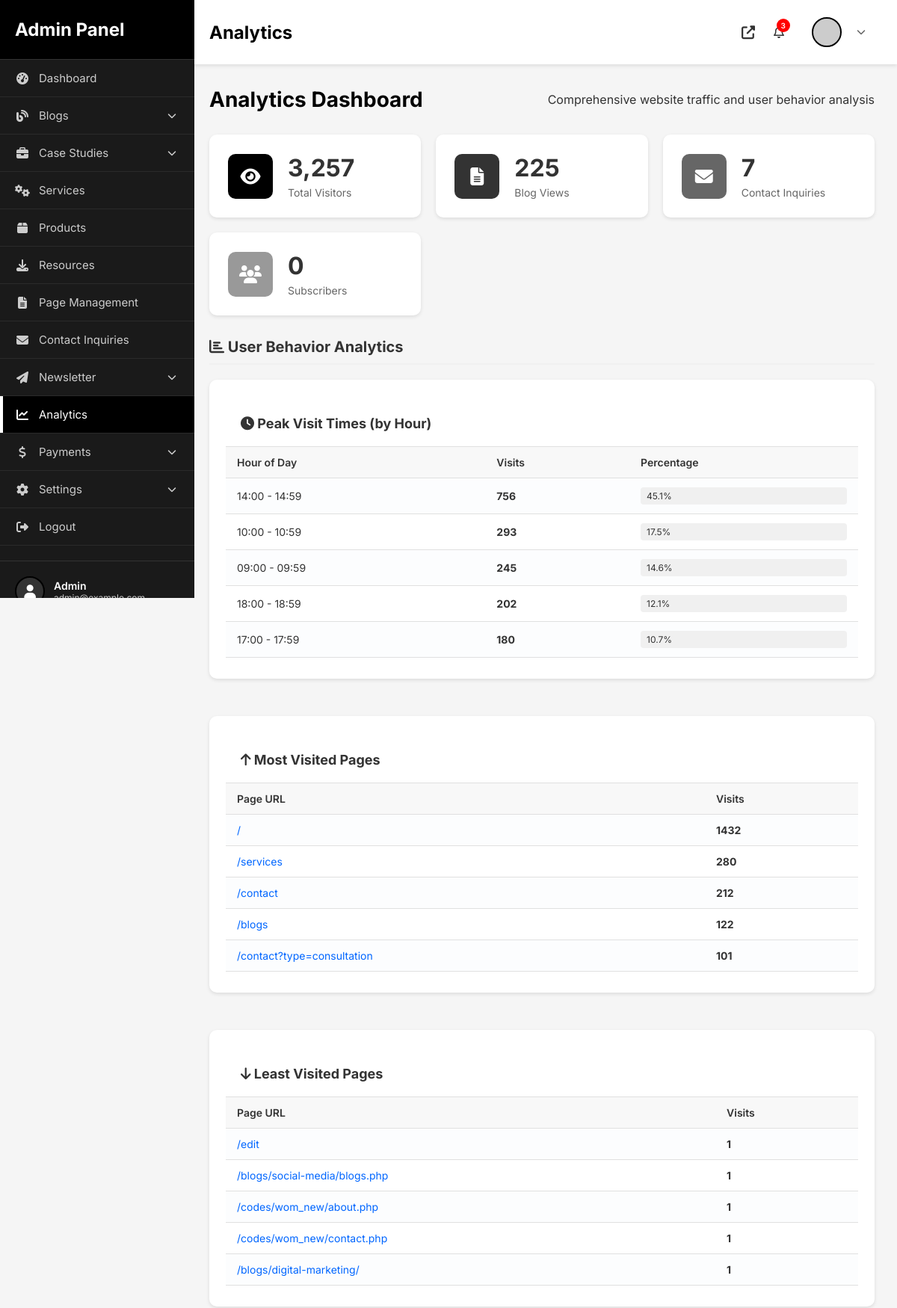
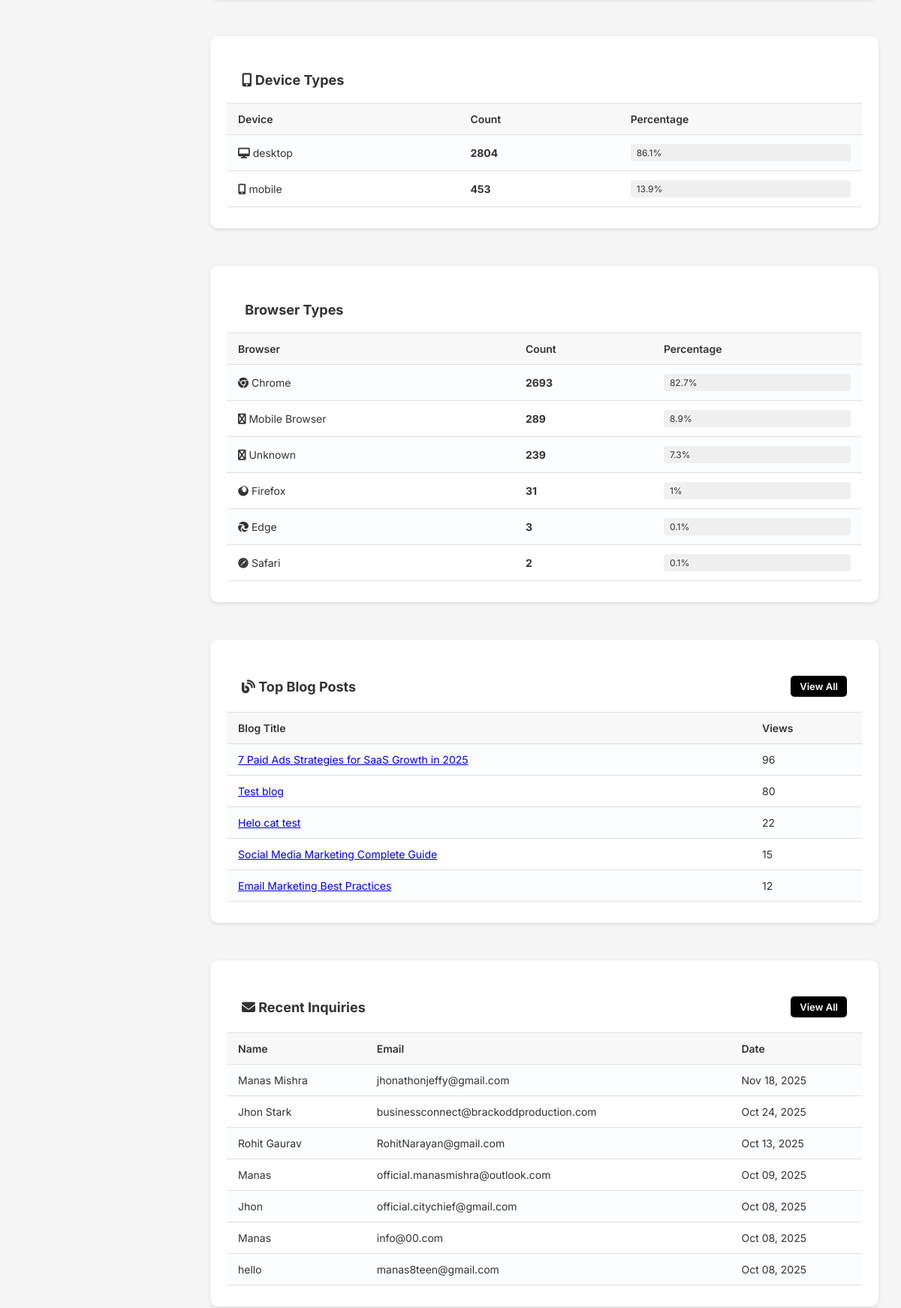
/admin/analytics.php (signed in, upper part), run on the app's committed database (2 pictures, top to bottom).
### tables this page shows
CREATE TABLE `blogs` (
  `id` int(11) NOT NULL AUTO_INCREMENT,
  `title` varchar(255) NOT NULL,
  `slug` varchar(255) NOT NULL,
  `content` longtext NOT NULL,
  `excerpt` text DEFAULT NULL,
  `featured_image` varchar(255) DEFAULT NULL,
  `author` varchar(100) DEFAULT 'Admin',
  `category` varchar(100) DEFAULT NULL,
  `category_id` int(11) DEFAULT NULL,
  `tags` text DEFAULT NULL,
  `meta_title` varchar(255) DEFAULT NULL,
  `meta_description` text DEFAULT NULL,
  `views` int(11) DEFAULT 0,
  `status` enum('draft','published') DEFAULT 'draft',
  `created_at` timestamp NOT NULL DEFAULT current_timestamp(),
  `updated_at` timestamp NOT NULL DEFAULT current_timestamp() ON UPDATE current_timestamp(),
  PRIMARY KEY (`id`)
);

CREATE TABLE `contact_inquiries` (
  `id` int(11) NOT NULL AUTO_INCREMENT,
  `name` varchar(100) NOT NULL,
  `email` varchar(255) NOT NULL,
  `phone` varchar(50) DEFAULT NULL,
  `subject` varchar(255) DEFAULT NULL,
  `message` text DEFAULT NULL,
  `ip_address` varchar(45) DEFAULT NULL,
  `user_agent` text DEFAULT NULL,
  `status` enum('new','read','responded','closed') DEFAULT 'new',
  `created_at` timestamp NOT NULL DEFAULT current_timestamp(),
  `updated_at` timestamp NOT NULL DEFAULT current_timestamp() ON UPDATE current_timestamp(),
  PRIMARY KEY (`id`)
);

### admin/analytics.php (the view, shortened to what the rows shown need)
<?php
require_once __DIR__ . '/../config/config.php';
try {
    $recent_inquiries = $db->query("SELECT * FROM contact_inquiries ORDER BY created_at DESC LIMIT 10")->fetchAll();
    $top_blogs = $db->query("SELECT id, title, views FROM blogs ORDER BY views DESC LIMIT 5")->fetchAll();
    $peak_hours = $db->query("
        SELECT HOUR(created_at) as hour, COUNT(*) as visits
        FROM user_tracking
        WHERE created_at IS NOT NULL
        GROUP BY HOUR(created_at)
        ORDER BY visits DESC
        LIMIT 5
    ")->fetchAll();
    $most_visited_pages = $db->query("
        SELECT page_url, COUNT(*) as visits
        FROM user_tracking
        WHERE page_url IS NOT NULL AND page_url != ''
        GROUP BY page_url
        ORDER BY visits DESC
        LIMIT 5
    ")->fetchAll();
    $least_visited_pages = $db->query("
        SELECT page_url, COUNT(*) as visits
        FROM user_tracking
        WHERE page_url IS NOT NULL AND page_url != ''
        GROUP BY page_url
        ORDER BY visits ASC
        LIMIT 5
    ")->fetchAll();
    $device_types = $db->query("
        SELECT device_type, COUNT(*) as count
        FROM user_tracking
        WHERE device_type IS NOT NULL AND device_type != ''
        GROUP BY device_type
        ORDER BY count DESC
    ")->fetchAll();
    $browser_types = $db->query("
        SELECT browser, COUNT(*) as count
        FROM user_tracking
        WHERE browser IS NOT NULL AND browser != ''
        GROUP BY browser
        ORDER BY count DESC
    ")->fetchAll();
} catch (PDOException $e) {
    error_log("Analytics error: " . $e->getMessage());
    $total_visitors = 0;
    $total_views = 0;
    $total_inquiries = 0;
    $total_subscribers = 0;
    $recent_inquiries = [];
    $top_blogs = [];
    $peak_hours = [];
    $most_visited_pages = [];
    $least_visited_pages = [];
    $device_types = [];
    $browser_types = [];
}
?>
<?php include 'includes/layout-start.php'; ?>
    <div class="page-header">
        <h1>Analytics Dashboard</h1>
    </div>
    <div style="margin-top: 30px;">
        <h2 style="margin-bottom: 20px; font-size: 20px; color: #333; border-bottom: 2px solid #f0f0f0; padding-bottom: 10px;">
            <i class="fas fa-chart-bar"></i> User Behavior Analytics
        </h2>
    </div>
    <div class="content-grid">
        <div class="content-card">
            <div class="table-responsive">
                <?php if (!empty($peak_hours)): ?>
                    <table class="data-table">
                        <thead>
                            <tr>
                                <th>Hour of Day</th>
                                <th>Visits</th>
                                <th>Percentage</th>
                            </tr>
                        </thead>
                    </table>
                <?php else: ?>
                    <p style="padding: 20px; text-align: center; color: #999;">No visitor data available</p>
                <?php endif; ?>
            </div>
        </div>
        <div class="content-card">
            <div class="table-responsive">
                <?php if (!empty($most_visited_pages)): ?>
                    <table class="data-table">
                        <thead>
                            <tr>
                                <th>Page URL</th>
                                <th>Visits</th>
                            </tr>
                        </thead>
                    </table>
                <?php else: ?>
                    <p style="padding: 20px; text-align: center; color: #999;">No page data available</p>
                <?php endif; ?>
            </div>
        </div>
        <div class="content-card">
            <div class="table-responsive">
                <?php if (!empty($least_visited_pages)): ?>
                    <table class="data-table">
                        <thead>
                            <tr>
                                <th>Page URL</th>
                                <th>Visits</th>
                            </tr>
                        </thead>
                    </table>
                <?php else: ?>
                    <p style="padding: 20px; text-align: center; color: #999;">No page data available</p>
                <?php endif; ?>
            </div>
        </div>
        <div class="content-card">
            <div class="table-responsive">
                <?php if (!empty($device_types)): ?>
                    <table class="data-table">
                        <thead>
                            <tr>
                                <th>Device</th>
                                <th>Count</th>
                                <th>Percentage</th>
                            </tr>
                        </thead>
                    </table>
                <?php else: ?>
                    <p style="padding: 20px; text-align: center; color: #999;">No device data available</p>
                <?php endif; ?>
            </div>
        </div>
        <div class="content-card">
            <div class="table-responsive">
                <?php if (!empty($browser_types)): ?>
                    <table class="data-table">
                        <thead>
                            <tr>
                                <th>Browser</th>
                                <th>Count</th>
                                <th>Percentage</th>
                            </tr>
                        </thead>
                    </table>
                <?php else: ?>
                    <p style="padding: 20px; text-align: center; color: #999;">No browser data available</p>
                <?php endif; ?>
            </div>
        </div>
        <div class="content-card">
            <div class="table-responsive">
                <?php if (!empty($top_blogs)): ?>
                    <table class="data-table">
                        <thead>
                            <tr>
                                <th>Blog Title</th>
                                <th>Views</th>
                            </tr>
                        </thead>
                        <tbody>
                            <?php foreach ($top_blogs as $blog): ?>
                            <tr>
                                <td>
                                    <a href="/blog-detailed.php?id=<?php echo $blog['id']; ?>" target="_blank">
                                        <?php echo htmlspecialchars(substr($blog['title'], 0, 50)); ?>
                                    </a>
                                </td>
                                <td><?php echo $blog['views']; ?></td>
                            </tr>
                            <?php endforeach; ?>
                        </tbody>
                    </table>
                <?php else: ?>
                    <p style="padding: 20px; text-align: center; color: #999;">No blog data available</p>
                <?php endif; ?>
            </div>
        </div>
        <div class="content-card">
            <div class="table-responsive">
                <?php if (!empty($recent_inquiries)): ?>
                    <table class="data-table">
                        <thead>
                            <tr>
                                <th>Name</th>
                                <th>Email</th>
                                <th>Date</th>
                            </tr>
                        </thead>
                        <tbody>
                            <?php foreach ($recent_inquiries as $inquiry): ?>
                            <tr>
                                <td><?php echo htmlspecialchars($inquiry['name']); ?></td>
                                <td><?php echo htmlspecialchars($inquiry['email']); ?></td>
                                <td><?php echo date('M d, Y', strtotime($inquiry['created_at'])); ?></td>
                            </tr>
                            <?php endforeach; ?>
                        </tbody>
                    </table>
                <?php else: ?>
                    <p style="padding: 20px; text-align: center; color: #999;">No inquiries available</p>
                <?php endif; ?>
            </div>
        </div>
    </div>
<?php include 'includes/layout-end.php'; ?>

### data on the page
blogs: title "7 Paid Ads Strategies for SaaS Growth in 2025", views "96"
blogs: title "Test blog", views "80"
blogs: title "Helo cat test", views "22"
blogs: title "Social Media Marketing Complete Guide", views "15"
blogs: title "Email Marketing Best Practices", views "12"
contact_inquiries: name "Manas Mishra", email "jhonathonjeffy@gmail.com", created_at "Nov 18, 2025"
contact_inquiries: name "Jhon Stark", email "businessconnect@brackoddproduction.com", created_at "Oct 24, 2025"
contact_inquiries: name "Rohit Gaurav", email "RohitNarayan@gmail.com", created_at "Oct 13, 2025"
contact_inquiries: name "Manas", email "official.manasmishra@outlook.com", created_at "Oct 09, 2025"
contact_inquiries: name "Jhon", email "official.citychief@gmail.com", created_at "Oct 08, 2025"
contact_inquiries: name "Manas", email "info@00.com", created_at "Oct 08, 2025"
contact_inquiries: name "hello", email "manas8teen@gmail.com", created_at "Oct 08, 2025"

### other printed values
str_replace('-', ' ', basename($_SERVER['PHP_SELF'], '.php')) "Analytics"
$total_visitors "3,257"
$total_views "225"
$total_inquiries "7"
$total_subscribers "0"
str_pad($hour['hour'], 2, '0', STR_PAD_LEFT) "14"
$hour['visits'] "756"
str_pad($hour['hour'], 2, '0', STR_PAD_LEFT) "10"
$hour['visits'] "293"
str_pad($hour['hour'], 2, '0', STR_PAD_LEFT) "09"
$hour['visits'] "245"
str_pad($hour['hour'], 2, '0', STR_PAD_LEFT) "18"
$hour['visits'] "202"
str_pad($hour['hour'], 2, '0', STR_PAD_LEFT) "17"
$hour['visits'] "180"
